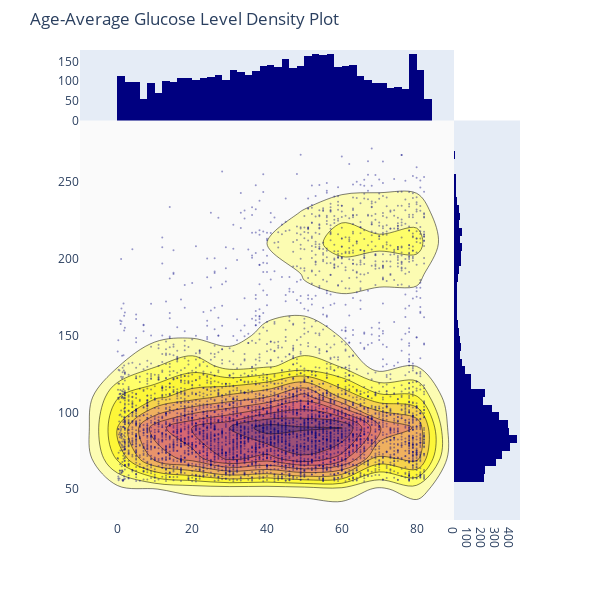

Notebook code cell kept with this figure:
### Code cell
fig = ff.create_2d_density(
    x=df['age'],
    y=df['avg_glucose_level'],
    title="Age-Average Glucose Level Density Plot",
    colorscale=['#7A4579', '#D56073', 'rgb(236,158,105)', (1, 1, 0.2), (0.98,0.98,0.98)]
)

fig.show()

### Figure 1 — Plotly figure (JSON) as saved in the notebook; plotly's stock layout.template omitted (floating-point values rounded to 4 significant figures; data arrays with more than 128 entries replaced by an {"elided": "..."} marker saying what was removed)
{"data": [{"marker": {"color": "rgb(0, 0, 128)", "opacity": 0.4, "size": 2}, "mode": "markers", "name": "points", "type": "scatter", "x": {"elided": "4909 float values"}, "y": {"elided": "4909 float values"}}, {"colorscale": [[0, "rgb(122, 69, 121)"], [0.25, "rgb(213, 96, 115)"], [0.5, "rgb(236, 158, 105)"], [0.75, "rgb(255, 255, 51)"], [1, "rgb(250, 250, 250)"]], "name": "density", "ncontours": 20, "reversescale": true, "showscale": false, "type": "histogram2dcontour", "x": {"elided": "4909 float values"}, "y": {"elided": "4909 float values"}}, {"marker": {"color": "rgb(0, 0, 128)"}, "name": "x density", "type": "histogram", "x": {"elided": "4909 float values"}, "yaxis": "y2"}, {"marker": {"color": "rgb(0, 0, 128)"}, "name": "y density", "type": "histogram", "xaxis": "x2", "y": {"elided": "4909 float values"}}], "layout": {"autosize": false, "bargap": 0, "height": 600, "hovermode": "closest", "margin": {"t": 50}, "showlegend": false, "title": {"text": "Age-Average Glucose Level Density Plot"}, "width": 600, "xaxis": {"domain": [0, 0.85], "showgrid": false, "zeroline": false}, "xaxis2": {"domain": [0.85, 1], "showgrid": false, "zeroline": false}, "yaxis": {"domain": [0, 0.85], "showgrid": false, "zeroline": false}, "yaxis2": {"domain": [0.85, 1], "showgrid": false, "zeroline": false}}}
